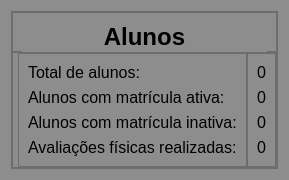
                 <widget class="QWidget" name="tab_4">
                  <property name="styleSheet">
                   <string notr="true">background-color: rgb(141, 141, 141);</string>
                  </property>
                  <attribute name="title">
                   <string>Page</string>
                  </attribute>
                  <layout class="QHBoxLayout" name="horizontalLayout_19">
                   <item>
                    <widget class="QFrame" name="frame_36">
                     <property name="minimumSize">
                      <size>
                       <width>0</width>
                       <height>0</height>
                      </size>
                     </property>
                     <property name="maximumSize">
                      <size>
                       <width>900</width>
                       <height>16777215</height>
                      </size>
                     </property>
                     <property name="sizeIncrement">
                      <size>
                       <width>0</width>
                       <height>0</height>
                      </size>
                     </property>
                     <property name="styleSheet">
                      <string notr="true">background-color: rgb(141, 141, 141);</string>
                     </property>
                     <property name="frameShape">
                      <enum>QFrame::StyledPanel</enum>
                     </property>
                     <property name="frameShadow">
                      <enum>QFrame::Raised</enum>
                     </property>
                     <layout class="QVBoxLayout" name="verticalLayout_23">
                      <property name="spacing">
                       <number>0</number>
                      </property>
                      <property name="leftMargin">
                       <number>0</number>
                      </property>
                      <property name="topMargin">
                       <number>0</number>
                      </property>
                      <property name="rightMargin">
                       <number>0</number>
                      </property>
                      <property name="bottomMargin">
                       <number>0</number>
                      </property>
                      <item>
                       <widget class="QFrame" name="frame_37">
                        <property name="maximumSize">
                         <size>
                          <width>16777215</width>
                          <height>40</height>
                         </size>
                        </property>
                        <property name="frameShape">
                         <enum>QFrame::StyledPanel</enum>
                        </property>
                        <property name="frameShadow">
                         <enum>QFrame::Raised</enum>
                        </property>
                        <layout class="QVBoxLayout" name="verticalLayout_24">
                         <item>
                          <widget class="QLabel" name="label_27">
                           <property name="minimumSize">
                            <size>
                             <width>0</width>
                             <height>30</height>
                            </size>
                           </property>
                           <property name="font">
                            <font>
                             <family>Segoe UI</family>
                             <weight>75</weight>
                             <bold>true</bold>
                            </font>
                           </property>
                           <property name="text">
                            <string>&lt;html&gt;&lt;head/&gt;&lt;body&gt;&lt;p&gt;&lt;span style=&quot; font-size:18pt;&quot;&gt;Alunos&lt;/span&gt;&lt;/p&gt;&lt;/body&gt;&lt;/html&gt;</string>
                           </property>
                           <property name="alignment">
                            <set>Qt::AlignCenter</set>
                           </property>
                          </widget>
                         </item>
                        </layout>
                       </widget>
                      </item>
                      <item>
                       <widget class="QFrame" name="frame_38">
                        <property name="frameShape">
                         <enum>QFrame::StyledPanel</enum>
                        </property>
                        <property name="frameShadow">
                         <enum>QFrame::Raised</enum>
                        </property>
                        <layout class="QHBoxLayout" name="horizontalLayout_20">
                         <property name="spacing">
                          <number>0</number>
                         </property>
                         <property name="leftMargin">
                          <number>5</number>
                         </property>
                         <property name="topMargin">
                          <number>0</number>
                         </property>
                         <property name="rightMargin">
                          <number>0</number>
                         </property>
                         <property name="bottomMargin">
                          <number>0</number>
                         </property>
                         <item>
                          <widget class="QFrame" name="frame_40">
                           <property name="frameShape">
                            <enum>QFrame::StyledPanel</enum>
                           </property>
                           <property name="frameShadow">
                            <enum>QFrame::Raised</enum>
                           </property>
                           <layout class="QVBoxLayout" name="verticalLayout_25">
                            <item>
                             <widget class="QLabel" name="label_28">
                              <property name="font">
                               <font>
                                <family>Segoe UI</family>
                                <pointsize>12</pointsize>
                               </font>
                              </property>
                              <property name="text">
                               <string>Total de alunos:</string>
                              </property>
                             </widget>
                            </item>
                            <item>
                             <widget class="QLabel" name="label_30">
                              <property name="font">
                               <font>
                                <family>Segoe UI</family>
                                <pointsize>12</pointsize>
                               </font>
                              </property>
                              <property name="text">
                               <string>Alunos com matrícula ativa:</string>
                              </property>
                             </widget>
                            </item>
                            <item>
                             <widget class="QLabel" name="label_31">
                              <property name="font">
                               <font>
                                <family>Segoe UI</family>
                                <pointsize>12</pointsize>
                               </font>
                              </property>
                              <property name="text">
                               <string>Alunos com matrícula inativa:</string>
                              </property>
                             </widget>
                            </item>
                            <item>
                             <widget class="QLabel" name="label_29">
                              <property name="font">
                               <font>
                                <family>Segoe UI</family>
                                <pointsize>12</pointsize>
                               </font>
                              </property>
                              <property name="text">
                               <string>Avaliações físicas realizadas:</string>
                              </property>
                             </widget>
                            </item>
                           </layout>
                          </widget>
                         </item>
                         <item>
                          <widget class="QFrame" name="frame_39">
                           <property name="frameShape">
                            <enum>QFrame::StyledPanel</enum>
                           </property>
                           <property name="frameShadow">
                            <enum>QFrame::Raised</enum>
                           </property>
                           <layout class="QVBoxLayout" name="verticalLayout_26">
                            <item>
                             <widget class="QLabel" name="label_32">
                              <property name="font">
                               <font>
                                <pointsize>12</pointsize>
                               </font>
                              </property>
                              <property name="text">
                               <string>0</string>
                              </property>
                              <property name="alignment">
                               <set>Qt::AlignCenter</set>
                              </property>
                             </widget>
                            </item>
                            <item>
                             <widget class="QLabel" name="label_35">
                              <property name="font">
                               <font>
                                <pointsize>12</pointsize>
                               </font>
                              </property>
                              <property name="text">
                               <string>0</string>
                              </property>
                              <property name="alignment">
                               <set>Qt::AlignCenter</set>
                              </property>
                             </widget>
                            </item>
                            <item>
                             <widget class="QLabel" name="label_33">
                              <property name="font">
                               <font>
                                <pointsize>12</pointsize>
                               </font>
                              </property>
                              <property name="text">
                               <string>0</string>
                              </property>
                              <property name="alignment">
                               <set>Qt::AlignCenter</set>
                              </property>
                             </widget>
                            </item>
                            <item>
                             <widget class="QLabel" name="label_34">
                              <property name="font">
                               <font>
                                <pointsize>12</pointsize>
                               </font>
                              </property>
                              <property name="text">
                               <string>0</string>
                              </property>
                              <property name="alignment">
                               <set>Qt::AlignCenter</set>
                              </property>
                             </widget>
                            </item>
                           </layout>
                          </widget>
                         </item>
                        </layout>
                       </widget>
                      </item>
                     </layout>
                    </widget>
                   </item>
                  </layout>
                 </widget>
